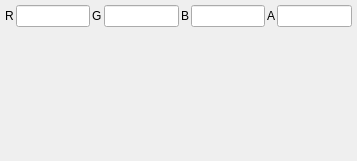
<?xml version="1.0" encoding="UTF-8"?>
<ui version="4.0">
 <class>UCRectangle</class>
 <widget class="QWidget" name="UCRectangle">
  <property name="geometry">
   <rect>
    <x>0</x>
    <y>0</y>
    <width>357</width>
    <height>161</height>
   </rect>
  </property>
  <property name="windowTitle">
   <string>Rectangle</string>
  </property>
  <layout class="QVBoxLayout" name="verticalLayout">
   <property name="spacing">
    <number>2</number>
   </property>
   <property name="margin">
    <number>5</number>
   </property>
   <item>
    <layout class="QGridLayout" name="gridLayout">
     <item row="0" column="0">
      <widget class="QLabel" name="label">
       <property name="text">
        <string>R</string>
       </property>
      </widget>
     </item>
     <item row="0" column="1">
      <widget class="QLineEdit" name="ui_R"/>
     </item>
     <item row="0" column="2">
      <widget class="QLabel" name="label_2">
       <property name="text">
        <string>G</string>
       </property>
      </widget>
     </item>
     <item row="0" column="3">
      <widget class="QLineEdit" name="ui_G"/>
     </item>
     <item row="0" column="4">
      <widget class="QLabel" name="label_3">
       <property name="text">
        <string>B</string>
       </property>
      </widget>
     </item>
     <item row="0" column="5">
      <widget class="QLineEdit" name="ui_B"/>
     </item>
     <item row="0" column="6">
      <widget class="QLabel" name="label_4">
       <property name="text">
        <string>A</string>
       </property>
      </widget>
     </item>
     <item row="0" column="7">
      <widget class="QLineEdit" name="ui_A"/>
     </item>
    </layout>
   </item>
   <item>
    <spacer name="verticalSpacer">
     <property name="orientation">
      <enum>Qt::Vertical</enum>
     </property>
     <property name="sizeHint" stdset="0">
      <size>
       <width>20</width>
       <height>125</height>
      </size>
     </property>
    </spacer>
   </item>
  </layout>
 </widget>
 <resources/>
 <connections/>
</ui>
